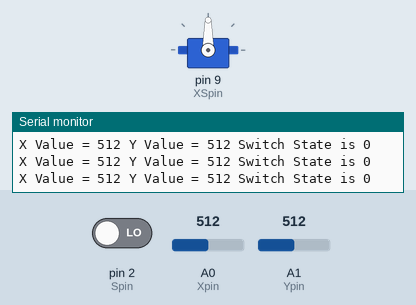
This sketch was run on a simulated Arduino Uno, built with avr-gcc and run on an emulated ATmega328P. Parts: servo, the last lines printed to the serial monitor. Inputs (shaded band) come from the test bench; at power-on: A0 (Xpin) = 512, A1 (Ypin) = 512, pin 2 (Spin) LOW.

Above: at 1.3 s.
1.4 s: A0 (Xpin) set to 716
At 2.1 s:
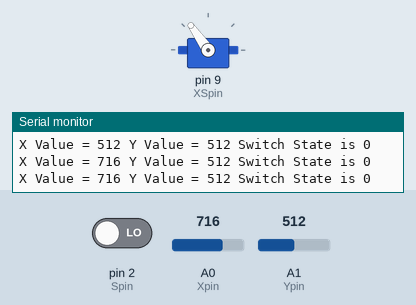
3.0 s: A0 (Xpin) set to 900
At 3.6 s:
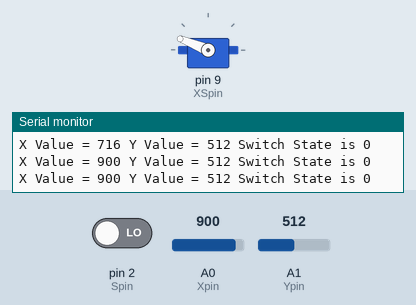
4.6 s: A0 (Xpin) set to 1023
At 5.1 s:
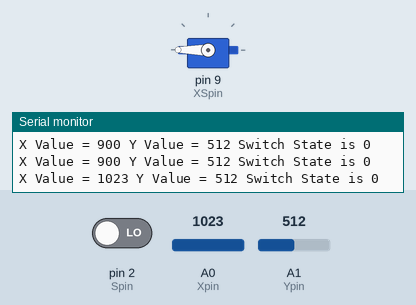
6.2 s: A0 (Xpin) set to 306
At 6.6 s:
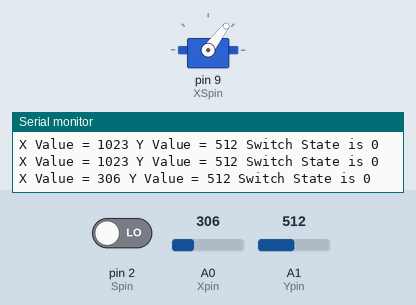
7.8 s: A1 (Ypin) set to 982
9.3 s: A1 (Ypin) set to 1011
Timing chart, 0 to 11.8 s (numbered marks = the images above; inputs shaded):
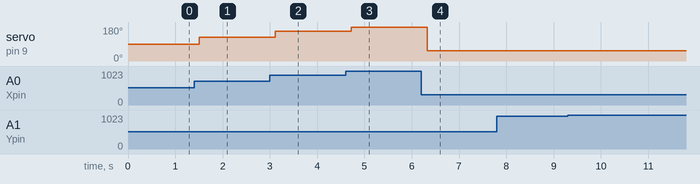

The sketch:

L33_JoyServo.ino
```cpp
#include <Servo.h>

Servo myServo;
int Xpin = A0;
int Ypin = A1;
int Spin = 2;
int XSpin = 9;
int YSpin = 10;
int WVX;
int WVY;
int Xval;
int Yval;
int Sval;
int dt = 200;

void setup() {
  Serial.begin(9600);
  pinMode(Xpin, INPUT);
  pinMode(Ypin, INPUT);
  pinMode(Spin, INPUT);
  pinMode(XSpin, OUTPUT);

  myServo.attach(XSpin);
  delay(100);
}

void loop() {
  Xval = analogRead(Xpin);
  WVX = map(Xval, 0, 1023, 0, 180);  // Map the value to the servo range (0-180)

  // Read joystick values and switch state
  Yval = analogRead(Ypin);
  Sval = digitalRead(Spin);

  // Move the servo
  myServo.write(WVX);

  delay(dt);

  // Print values to Serial Monitor
  Serial.print("X Value = ");
  Serial.print(Xval);

  Serial.print(" Y Value = ");
  Serial.print(Yval);

  Serial.print(" Switch State is ");
  Serial.println(Sval);
}
```

Measured:
- after the input at 1.4 s, servo on pin 9 (XSpin): 90° → 125° after 0.11 s
- after the input at 3.0 s, servo on pin 9 (XSpin): 125° → 158° after 0.12 s
- after the input at 4.6 s, servo on pin 9 (XSpin): 158° → 180° after 0.12 s
- after the input at 6.2 s, servo on pin 9 (XSpin): 180° → 53° after 0.13 s
